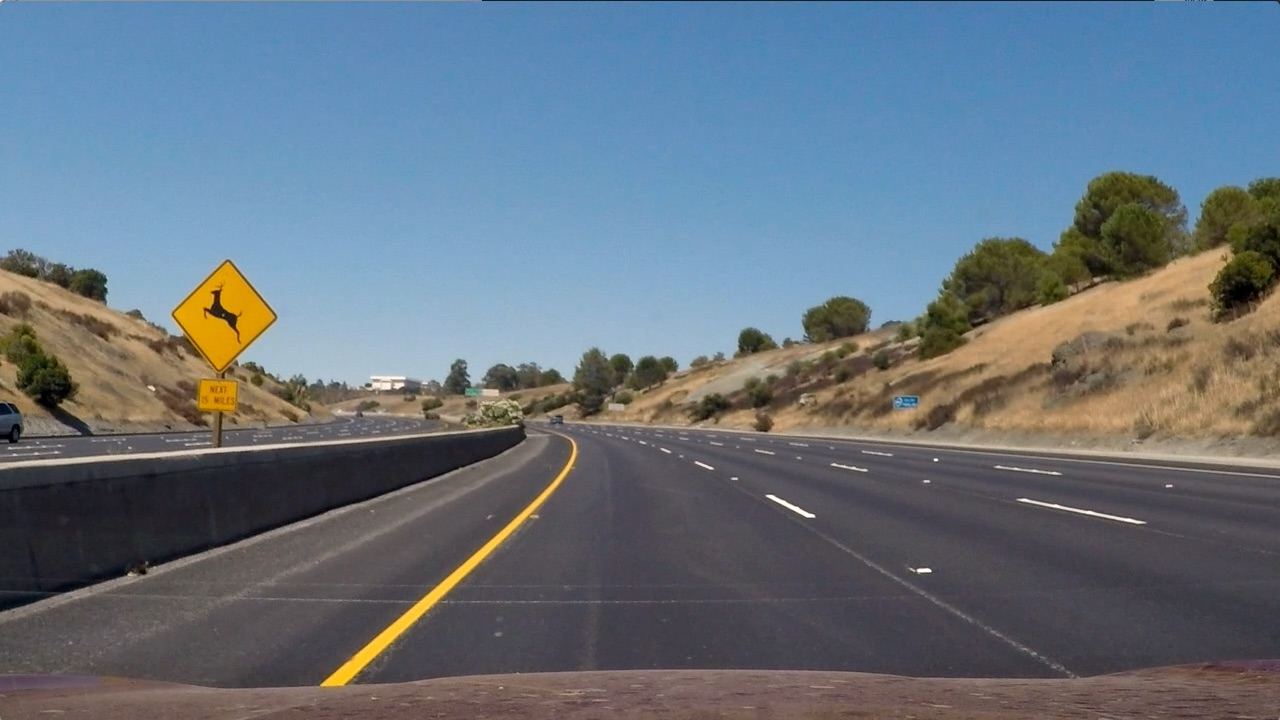
#> input picture test_images/test2.jpg, 1280 x 720 px
$ jupyter execute --allow-errors vehicle_detection_notebook.ipynb   (shell and % lines are left out)   (older library calls are emulated)
#> lines starting #> are read from the running program, lines starting #| are printed output that depends on the picture; after the words box and inside, x2 and y2 are one past the last pixel; in counts of white or black regions, pixels touching at a corner belong together
# Self-Driving Car Engineer Nanodegree | Computer Vision
## Project: Vehicle Detection
### by Mohit Arvind Khakharia

The goals / steps of this project are the following:

- Perform a Histogram of Oriented Gradients (HOG) feature extraction on a labeled training set of images and train a classifier Linear SVM classifier
- Optionally, you can also apply a color transform and append binned color features, as well as histograms of color, to your HOG feature vector.
- Note: for those first two steps don't forget to normalize your features and randomize a selection for training and testing.
- Implement a sliding-window technique and use your trained classifier to search for vehicles in images.
- Run your pipeline on a video stream (start with the test_video.mp4 and later implement on full project_video.mp4) and create a heat map of recurring detections frame by frame to reject outliers and follow detected vehicles.
- Estimate a bounding box for vehicles detected.

[cell 1]
## ALL IMPORT STATEMENTS
import numpy as np
import cv2
import matplotlib.pyplot as plt
import glob
import os
import random
from skimage.feature import hog
import csv
import matplotlib.image as mpimg

[cell 2]
vehicleFolder = 'data/vehicles'
nonVehicleFolder = 'data/non-vehicles'
file_types = ('jpg', 'png')
# read in and count datasets
files_vehicle = []
files_nonVehicle = []
for ext in file_types:
    files_vehicle.extend(glob.glob('{}/**/*.{}'.format(vehicleFolder, ext), recursive=True))
    files_nonVehicle.extend(glob.glob('{}/**/*.{}'.format(nonVehicleFolder, ext), recursive=True))

print("Vehicle Length",len(files_vehicle))
print("Non-Vehicle Length",len(files_nonVehicle))
#> (the rest of this cell did not finish here and is left out)

[cell 3]
# Create thresholded binary image
# [80 lines left out: functions makeGrayImg, scaleImgValues, get_color_features, get_hog_features, not called in this run]

#> (a cell that did not finish here is left out)

[cell 5]
# Define a function that takes an image,
# start and stop positions in both x and y,
# window size (x and y dimensions),
# and overlap fraction (for both x and y)
def slide_window(img, x_start_stop=[None, None], y_start_stop=[None, None],
                    xy_window=(64, 64), xy_overlap=(0.5, 0.5)):
    # If x and/or y start/stop positions not defined, set to image size
    if x_start_stop[0] == None:
        x_start_stop[0] = 0
    if x_start_stop[1] == None:
        x_start_stop[1] = img.shape[1]
    if y_start_stop[0] == None:
        y_start_stop[0] = 0
    if y_start_stop[1] == None:
        y_start_stop[1] = img.shape[0]
    # Compute the span of the region to be searched
    xspan = x_start_stop[1] - x_start_stop[0]
    yspan = y_start_stop[1] - y_start_stop[0]
    # Compute the number of pixels per step in x/y
    nx_pix_per_step = np.int(xy_window[0]*(1 - xy_overlap[0]))
    ny_pix_per_step = np.int(xy_window[1]*(1 - xy_overlap[1]))
    # Compute the number of windows in x/y
    nx_buffer = np.int(xy_window[0]*(xy_overlap[0]))
    ny_buffer = np.int(xy_window[1]*(xy_overlap[1]))
    nx_windows = np.int((xspan-nx_buffer)/nx_pix_per_step)
    ny_windows = np.int((yspan-ny_buffer)/ny_pix_per_step)
    # Initialize a list to append window positions to
    window_list = []
    # Loop through finding x and y window positions
    # Note: you could vectorize this step, but in practice
    # you'll be considering windows one by one with your
    # classifier, so looping makes sense
    for ys in range(ny_windows):
        for xs in range(nx_windows):
            # Calculate window position
            startx = xs*nx_pix_per_step + x_start_stop[0]
            endx = startx + xy_window[0]
            starty = ys*ny_pix_per_step + y_start_stop[0]
            endy = starty + xy_window[1]
            # Append window position to list
            window_list.append(((startx, starty), (endx, endy)))
    # Return the list of windows
    return window_list

[cell 6]
image = mpimg.imread('test_images/test2.jpg')
#> image is the input picture: shape (720, 1280, 3); mean R, G, B 102.8, 114.6, 125.5

#Box drawing
# Define a function that takes an image, a list of bounding boxes,
# and optional color tuple and line thickness as inputs
# then draws boxes in that color on the output

def draw_boxes(img, bboxes, color=(0, 0, 255), thick=6):
    # make a copy of the image
#> called with color = (0, 0, 255), thick = 6
    draw_img = np.copy(img)
    # draw each bounding box on your image copy using cv2.rectangle()
    for b in bboxes:
        cv2.rectangle(draw_img, b[0],b[1], color, thick)
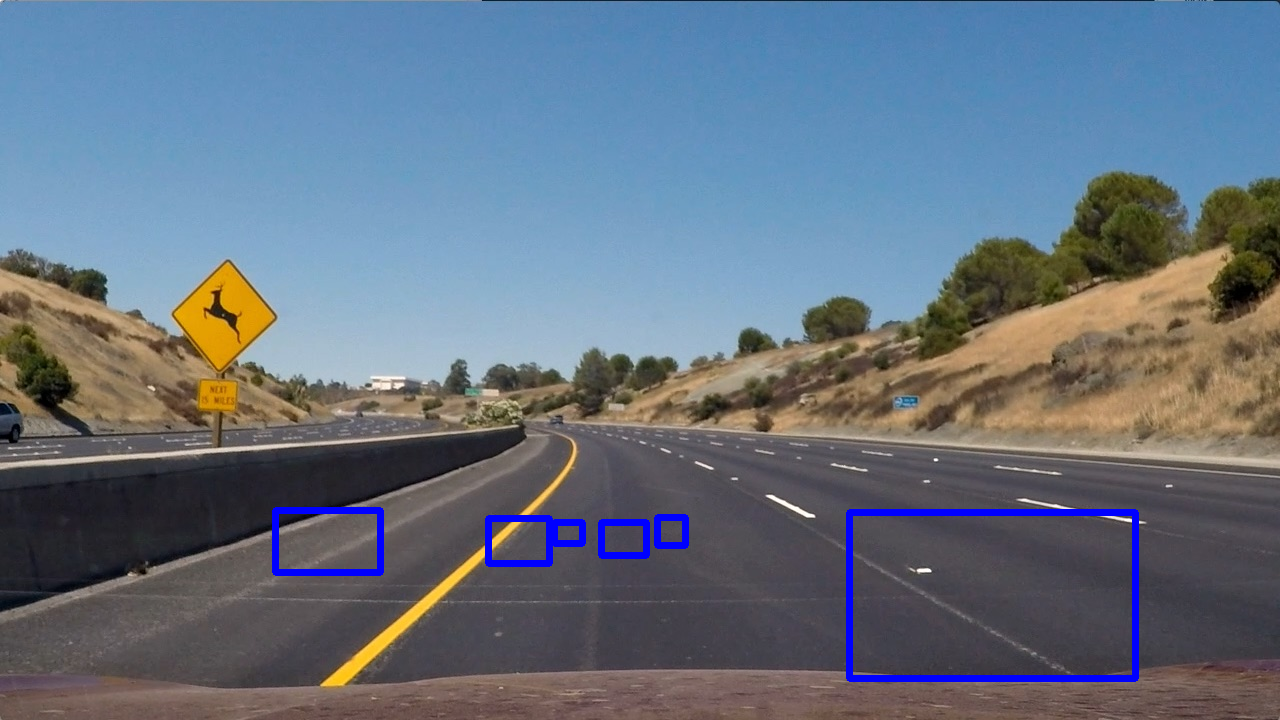
#> draw_img: shape (720, 1280, 3); 1.36% of pixels changed, all inside (x1, y1, x2, y2) = (272, 507, 1139, 682)
    # return the image copy with boxes drawn
    return draw_img # Change this line to return image copy with boxes
# Add bounding boxes in this format, these are just example coordinates.
bboxes = [((275, 572), (380, 510)), ((488, 563), (549, 518)), ((554, 543), (582, 522)),
          ((601, 555), (646, 522)), ((657, 545), (685, 517)), ((849, 678), (1135, 512))]


result = draw_boxes(image, bboxes)

plt.figure(figsize=(20,20))
plt.imshow(result)

w_list = slide_window(image, x_start_stop=[0, 1280], y_start_stop=[0, 720], xy_window=(200,200), xy_overlap=(0.2, 0.2))
#> w_list = 28 items
result = draw_boxes(image, w_list)
#> call 2 of draw_boxes, with color = (0, 0, 255), thick = 6
#> the loop in draw_boxes (call 2), `for b in bboxes:` made 28 passes
#> b on passes 1 to 12: ((0, 0), (200, 200)), ((160, 0), (360, 200)), ((320, 0), (520, 200)), ((480, 0), (680, 200)), ((640, 0), (840, 200)), ((800, 0), (1000, 200)), ((960, 0), (1160, 200)), ((0, 160), (200, 360)), ((160, 160), (360, 360)), ((320, 160), (520, 360)), ((480, 160), (680, 360)), ((640, 160), (840, 360))
#> after the loop in draw_boxes (call 2), `for b in bboxes:`:
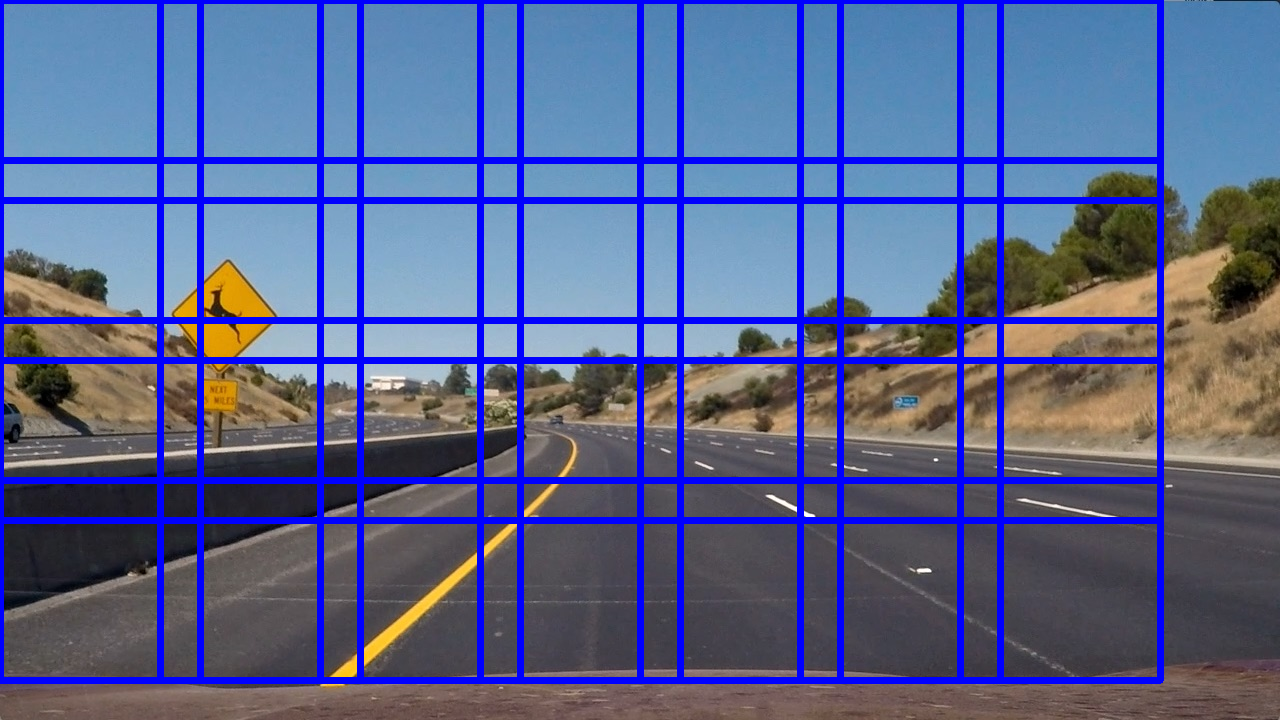
#> draw_img: shape (720, 1280, 3); 13.2% of pixels changed, all inside (x1, y1, x2, y2) = (0, 0, 1164, 684)

plt.figure(figsize=(20,20))
plt.imshow(result)

[cell 7]
#Auxiliary functions

from skimage.feature import hog

# [42 lines left out: functions convert_color, get_hog_features, bin_spatial, color_hist, not called in this run]

[cell 8]
img = mpimg.imread('test_images/test1.jpg')
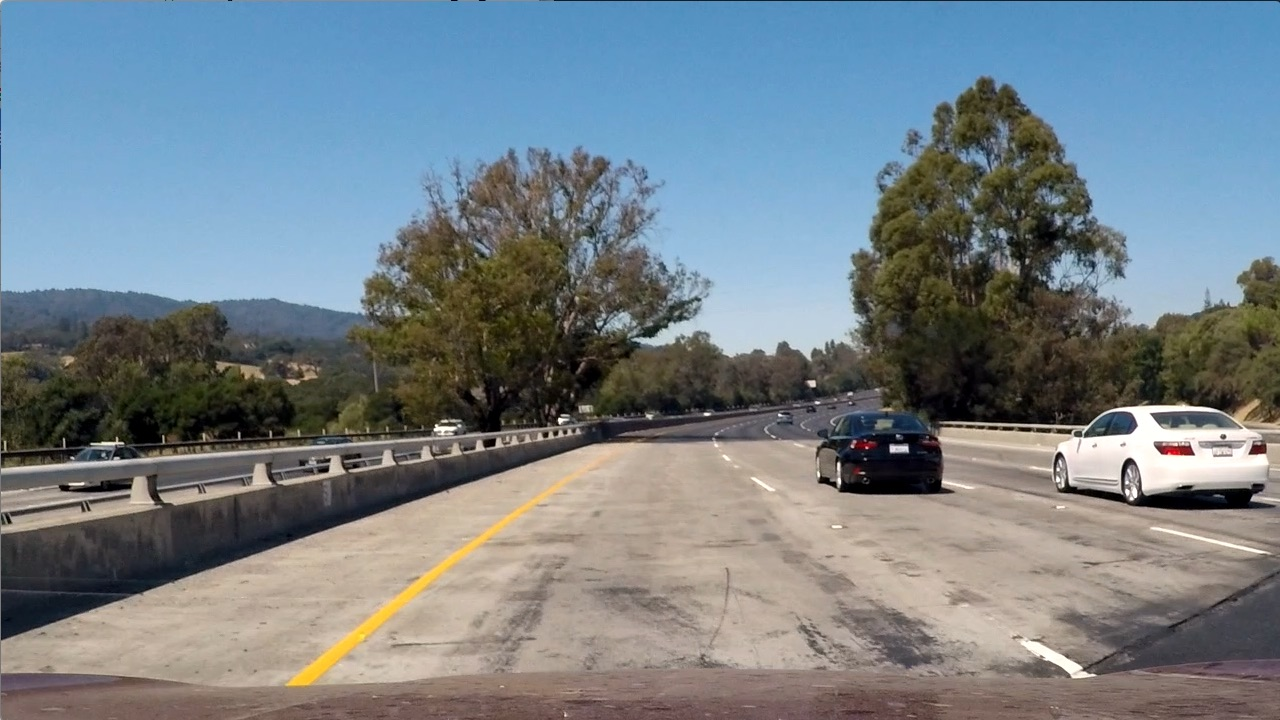
#> input picture test_images/test1.jpg, 1280 x 720 px
#> img is the input picture: shape (720, 1280, 3); mean R, G, B 117.5, 128.7, 135.5
#draw_img = np.copy(img)
#img = img.astype(np.float32)/255

ystart = 400
ystop = 656
img_tosearch = img[400:656,:,:]
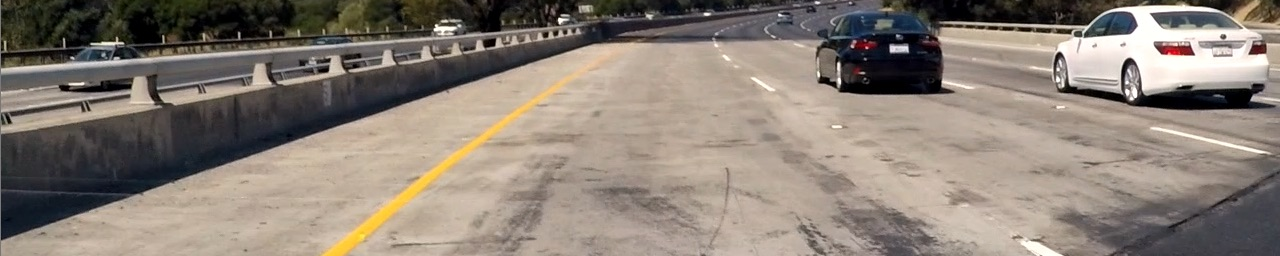
#> img_tosearch: shape (256, 1280, 3); mean R, G, B 138.1, 127.6, 117.7
print(img.shape)
#| (720, 1280, 3)
print(img_tosearch.shape)
#| (256, 1280, 3)

plt.figure(figsize=(10,10))
plt.imshow(img_tosearch)
#img2 = convert_color(img, conv='RGB2YCrCb')
#print(img2.shape)
